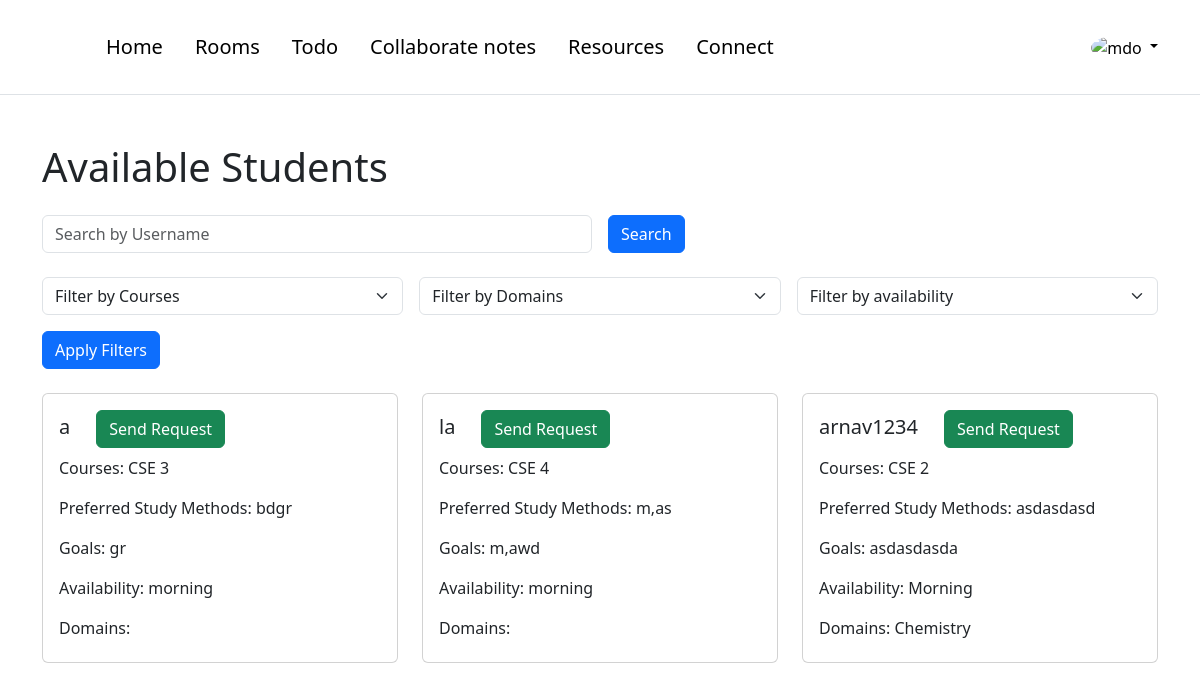
The page /connect/ (signed in) on the database as committed earlier.
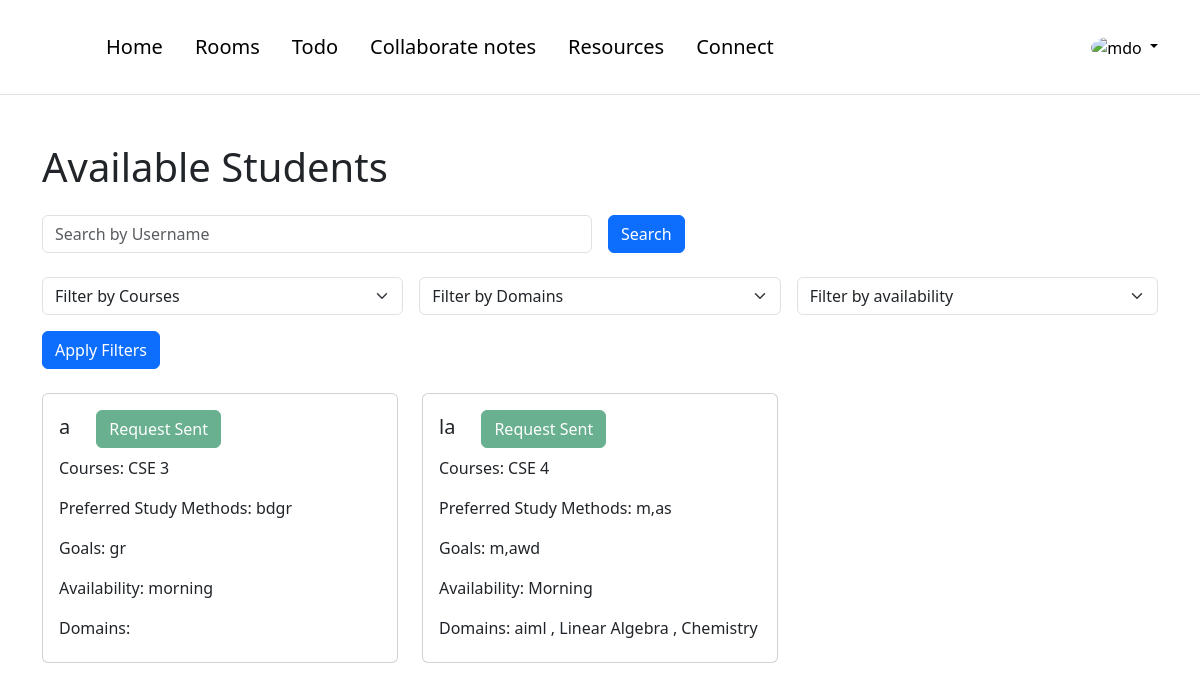
The same page on the database as committed later.
### accounts/models.py (models this page shows, shortened)
class UserProfile(models.Model):
    user = models.OneToOneField(User, on_delete=models.CASCADE)
    uuid=models.UUIDField(primary_key=True, default=uuid.uuid4, editable=False)
    DEPARTMENT_YEAR_CHOICES = [
        (department + ' ' + year, department + ' ' + year)
        for department in DEPARTMENT_CHOICES
        for year in YEAR_CHOICES
        if not (department == 'MCA' and (year == '3' or year == '4'))
    ]
    DOMAIN_CHOICES = [
        ('Cyber Security', 'Cyber Security'),
        ('Blockchain', 'Blockchain'),
        ('Data Science', 'Data Science'),
        ('AppDev', 'AppDev'),
        ('AIML', 'AIML'),
        ('WebDev', 'WebDev'),
    ]
    courses = models.CharField(max_length=6, choices=DEPARTMENT_YEAR_CHOICES)
    preferred_study_methods = models.TextField(blank=True)
    goals = models.TextField(blank=True)
    friends = models.ManyToManyField(User, related_name='friends', blank=True)
    domains = models.ManyToManyField(Domain, related_name='user_profiles')
    AVAILABILITY_CHOICES = [
        ('Morning', _('Morning')),
        ('Evening', _('Evening')),
        ('Night', _('Night')),
    ]
    availability = models.CharField(max_length=10, choices=AVAILABILITY_CHOICES, default='morning')

class Domain(models.Model):
    name = models.CharField(max_length=20, unique=True)
    def __str__(self):
        return self.name

### connections/views.py (the view)
# urls.py: path('connect/', include('connections.urls')),
@login_required(login_url='accounts:login')
def connect(request):
    user_profiles = UserProfile.objects.exclude(user=request.user)
    current_user_friends_ids = request.user.friends.values_list('user_id', flat=True)
    user_profiles = user_profiles.exclude(user__id__in=current_user_friends_ids)
    all_domains = set()
    for profile in user_profiles:
        all_domains.update(profile.domains.all())
    courses = request.GET.get('courses')
    domains = request.GET.get('domains')
    search_query = request.GET.get('search')  # New: Get search query
    availability = request.GET.get('availability')
    if search_query:
        user_profiles = user_profiles.filter(user__username__icontains=search_query)  # New: Filter by username
    if courses:
        user_profiles = user_profiles.filter(courses=courses)
    if domains:
        user_profiles = user_profiles.filter(domains__name=domains)
    if availability:  # Filter by availability if provided
        user_profiles = user_profiles.filter(availability=availability)
    DEPARTMENT_YEAR_CHOICES = UserProfile.DEPARTMENT_YEAR_CHOICES
    current_user = request.user
    for profile in user_profiles:
        profile.has_pending_request = FriendRequest.objects.filter(sender=current_user, receiver=profile.user).exists()
        profile.is_friend = current_user.friends.filter(user_id=profile.user.id).exists()
    context = {
        'students': user_profiles,
        'domains_choices': all_domains,
        'DEPARTMENT_YEAR_CHOICES': DEPARTMENT_YEAR_CHOICES,
        'userprofile': request.user.userprofile,
    }
    return render(request, 'connect/connect.html', context)

### frontend/templates/connect/connect.html (shortened to what this page needs)
{% extends 'base/base.html' %}
{% load static %}
{% block content %}
<div class="container mt-5">
    <h1 class="mb-4">Available Students</h1>
    <div class="mb-4">
        <form action="" method="get" class="row g-3">
            <div class="col-md-6">
                <input type="text" class="form-control" placeholder="Search by Username" name="search">
            </div>
            <div class="col-md-2">
                <button type="submit" class="btn btn-primary">Search</button>
            </div>
        </form>
    </div>
    <div class="mb-4">
        <form action="" method="get" class="row g-3">
            <div class="col-md-4">
                <select class="form-select" name="courses">
                    <option value="" selected>Filter by Courses</option>
                </select>
            </div>
            <div class="col-md-4">
                <select class="form-select" name="domains">
                    <option value="" selected>Filter by Domains</option>
                </select>
            </div>
            <div class="col-md-4">
                <select class="form-select" id="availability" name="availability">
                    <option value="" selected>Filter by availability</option>
                </select>
            </div>
            <div class="col-md-4">
                <button type="submit" class="btn btn-primary">Apply Filters</button>
            </div>
        </form>
    </div>
    <div class="row">
        {% for student in students %}
            <div class="col-md-4">
                <div class="card student-card">
                    <div class="card-body">
                        <h5 class="card-title">{{ student.user.username }} &nbsp&nbsp&nbsp
                            {% if not student.has_pending_request and not student.is_friend %}
                            <a href="{% url 'connections:send_friend_request' student.user.id %}" class="btn btn-success">Send Request</a>
                            {% elif not student.is_friend %}
                            <a href="#" class="btn btn-success disabled">Request Sent</a>
                            {% else %}
                            <button class="disabled">Friends</button>
                            {% endif %}</h5>
                        <p class="card-text">Courses: {{ student.courses }}</p>
                        <p class="card-text">Preferred Study Methods: {{ student.preferred_study_methods }}</p>
                        <p class="card-text">Goals: {{ student.goals }}</p>
                        <p class="card-text">Availability: {{ student.availability }}</p>
                        <p class="card-text">Domains:
                            {% for domain in student.domains.all %}
                                {{ domain.name }}
                                {% if not forloop.last %}, {% endif %}
                            {% endfor %}
                        </p>
                    </div>
                </div>
            </div>
        {% empty %}
        <div class="col">
            <p>No students found.</p>
        </div>
        {% endfor %}
    </div>
</div>
{% endblock %}

Rows that differ between the two databases and show on the page:
no longer on this page (row unchanged): UserProfile: user.username "arnav1234", shows "Send Request", courses "CSE 2", preferred_study_methods "asdasdasd", goals "asdasdasda", availability "Morning", Domain (name "Chemistry")
computed for UserProfile "CSE 3": text "Send Request" → "Request Sent"
changed UserProfile "CSE 4": gains Domain (name "aiml"); gains Domain (name "Linear Algebra"); availability "morning" → "Morning"; gains Domain (name "Chemistry"); text "Send Request" → "Request Sent"
